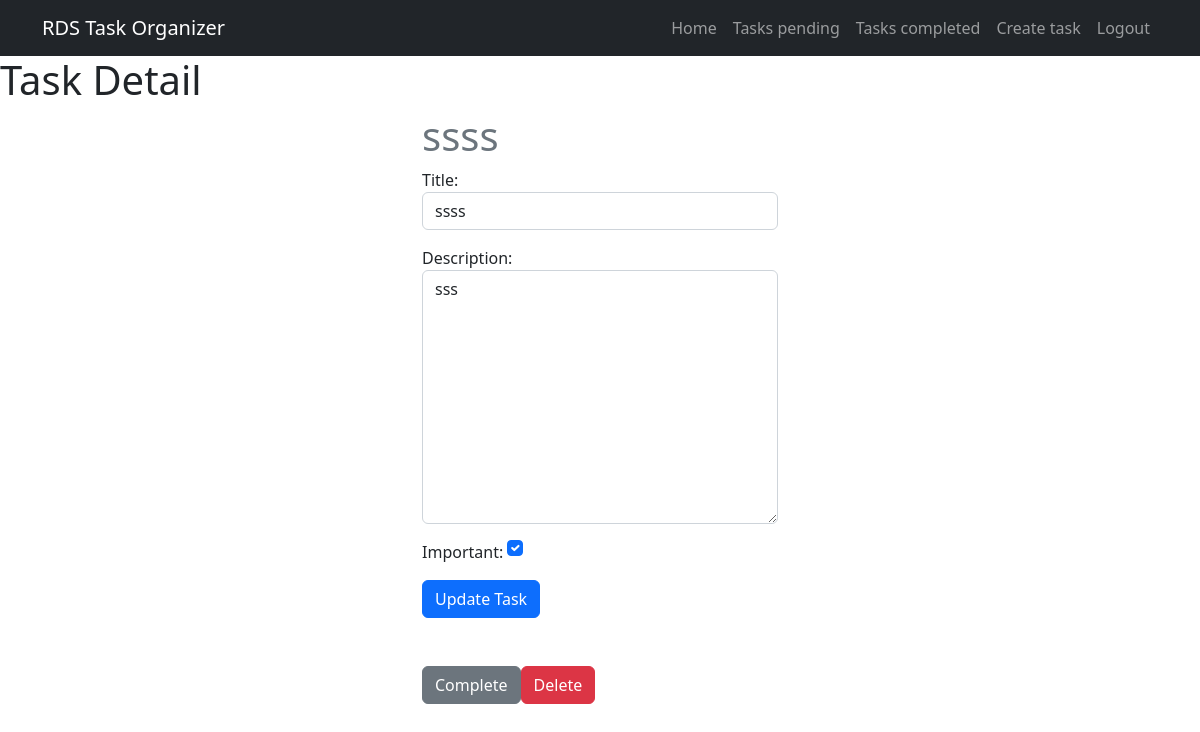
Screenshot of /tasks/12/ (signed in) with the database file from the repository.
### tasks/models.py (models this page shows, shortened)
class Task(models.Model):
    title=models.CharField(max_length=100)
    description=models.TextField(blank=True)
    create=models.DateTimeField(auto_now_add=True)
    datecompleted=models.DateTimeField(null=True, blank=True)
    important=models.BooleanField(default=False)
    user=models.ForeignKey(User, on_delete=models.CASCADE)

### tasks/views.py (the view, shortened to what this page needs)
# urls.py: path('tasks/<int:task_id>/', views.task_detail, name="task_detail"),
@login_required
def task_detail(request, task_id):
    if request.method == "GET":
        task = get_object_or_404(Task, pk=task_id, user=request.user)
        form = TaskForm(instance=task)
        return render(request, "task_detail.html", {"task": task, "form": form})

### tasks/forms.py
class TaskForm(forms.ModelForm):
    class Meta:
        model=Task
        fields=["title","description","important"]
        widgets = {
            "title" : forms.TextInput(attrs={"class" : "form-control", "placeholder" : "Write a title"}),
            "description" : forms.Textarea(attrs={"class" : "form-control", "placeholder" : "Write a description"}),
            "important" : forms.CheckboxInput(attrs={"class" : "form-check-input m-auto"}),
        }

### tasks/templates/task_detail.html (shortened to what this page needs)
{% extends "base.html" %}
{% block content %}
<h1>Task Detail</h1>
<main class="container">
    <div class="row">
        <div class="col-md-4 offset-md-4">
            <h1 class="text-secondary">{{task.title}}</h1>
            <form method="POST">
                {{form.as_p}}
                <button class="btn btn-primary">
                    Update Task
                </button>
            </form>
            <div class="mt-5 d-flex">
                <form action="{% url "complete_task" task.id %}" method="POST">
                    <button class="btn btn-secondary">
                        Complete
                    </button>
                </form>
                <form action="{% url "delete_task" task.id %}" method="POST">
                    <button class="btn btn-danger">
                        Delete
                    </button>
                </form>
            </div>
        </div>
    </div>
</main>
{% endblock %}

### rows the page displays
Task: title "ssss", description "sss", important "☑"
